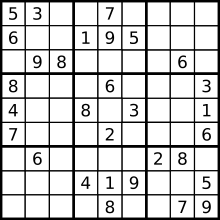
#> input picture sudoku_2.png, 220 x 220 px
$ jupyter execute --allow-errors General.ipynb
#> lines starting #> are read from the running program, lines starting #| are printed output that depends on the picture; after the words box and inside, x2 and y2 are one past the last pixel; in counts of white or black regions, pixels touching at a corner belong together
[cell 1]

from imutils.perspective import four_point_transform
from imutils import contours
import imutils
import cv2
import pytesseract
import numpy as np
import os
import tensorflow as tf
import keras
#> (the rest of this cell did not finish here and is left out)

[cell 2]
image = cv2.imread("sudoku_2.png")
#> image is the input picture: shape (220, 220, 3); min 0, max 255, mean 206.8

[cell 3]
from IPython.display import Image
Image("sudoku_2.png")

[cell 4]
img = imutils.resize(image, height=1000)
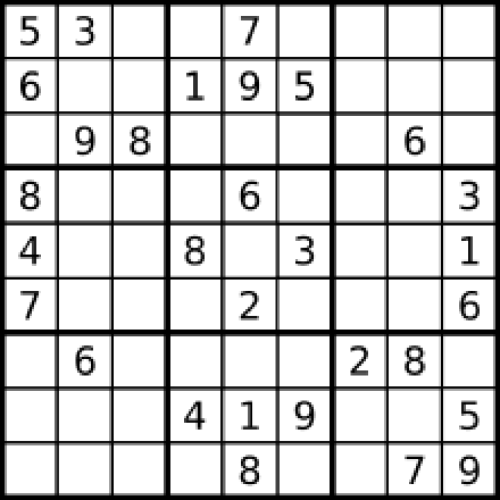
#> img: shape (1000, 1000, 3) (shown at 1/2 size); min 0, max 255, mean 206.7
(thresh, img_bin) = cv2.threshold(img, 128, 255,cv2.THRESH_BINARY,cv2.THRESH_OTSU)
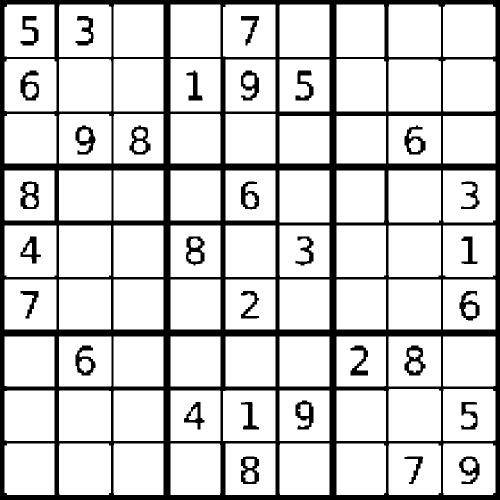
#> img_bin: shape (1000, 1000, 3) (shown at 1/2 size); 81.1% white; 31 black regions, largest, box (x1, y1, x2, y2) and area: (0, 0, 1000, 1000) 161764, (809, 691, 851, 751) 1166, (482, 913, 518, 968) 1081
#> thresh = 128
img_bin = 255 - img_bin

[cell 5]
kernel_length = np.array(img).shape[1]//80
#> kernel_length = 12
verticle_kernel = cv2.getStructuringElement(cv2.MORPH_RECT, (1, kernel_length))
#> verticle_kernel = [1, 1, 1, 1, 1, 1, 1, 1, 1, 1, 1, 1]
hori_kernel = cv2.getStructuringElement(cv2.MORPH_RECT, (kernel_length, 1))
kernel = cv2.getStructuringElement(cv2.MORPH_RECT, (3, 3))

[cell 6]
img_temp1 = cv2.erode(img_bin, verticle_kernel, iterations=3)
#> img_temp1: shape (1000, 1000, 3); 8.5% white; 26 white regions (2 under 20 px), largest, box (x1, y1, x2, y2) and area: (327, 0, 341, 1000) 14000, (659, 0, 673, 1000) 14000, (0, 0, 9, 1000) 9000
verticle_lines_img = cv2.dilate(img_temp1, verticle_kernel, iterations=3)
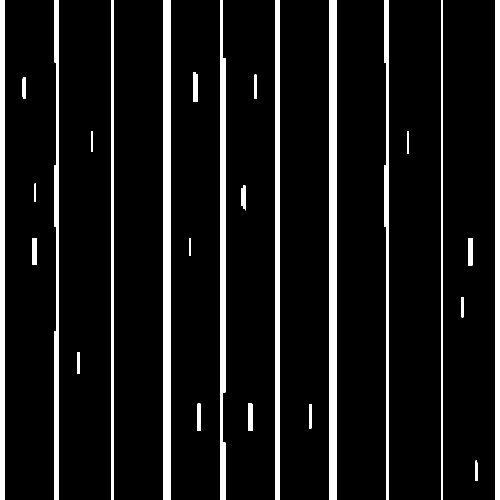
#> verticle_lines_img: shape (1000, 1000, 3) (shown at 1/2 size); 8.9% white; 26 white regions, largest, box (x1, y1, x2, y2) and area: (327, 0, 341, 1000) 14000, (659, 0, 673, 1000) 14000, (0, 0, 9, 1000) 9000
cv2.imwrite("verticle_lines.jpg",verticle_lines_img)
img_temp2 = cv2.erode(img_bin, hori_kernel, iterations=3)
#> img_temp2: shape (1000, 1000, 3); 8.4% white; 20 white regions (6 under 20 px), largest, box (x1, y1, x2, y2) and area: (0, 327, 1000, 341) 14000, (0, 659, 1000, 673) 14000, (0, 990, 1000, 1000) 10000
horizontal_lines_img = cv2.dilate(img_temp2, hori_kernel, iterations=3)
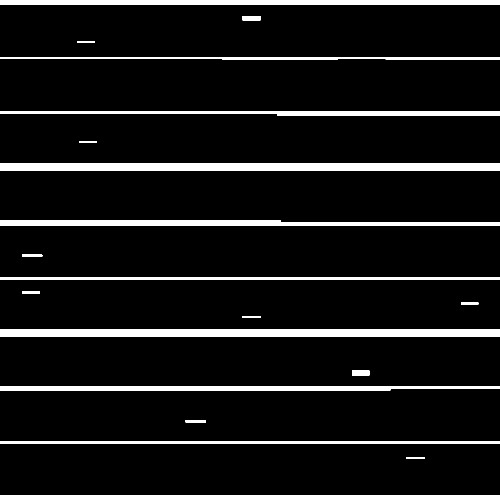
#> horizontal_lines_img: shape (1000, 1000, 3) (shown at 1/2 size); 8.6% white; 20 white regions, largest, box (x1, y1, x2, y2) and area: (0, 327, 1000, 341) 14000, (0, 659, 1000, 673) 14000, (0, 990, 1000, 1000) 10000
cv2.imwrite("horizontal_lines.jpg",horizontal_lines_img)
#> Out = True

[cell 7]
alpha = 0.5
beta = 1.0 - alpha
img_final_bin = cv2.addWeighted(verticle_lines_img, alpha, horizontal_lines_img, beta, 0.0)
img_final_bin = cv2.erode(~img_final_bin, kernel, iterations=2)
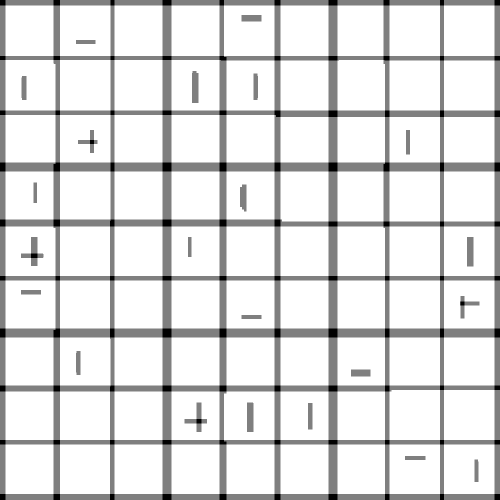
#> img_final_bin: shape (1000, 1000, 3) (shown at 1/2 size); min 0, max 255, mean 222.7
(thresh, img_final_bin) = cv2.threshold(img_final_bin, 128,255, cv2.THRESH_BINARY, cv2.THRESH_OTSU)
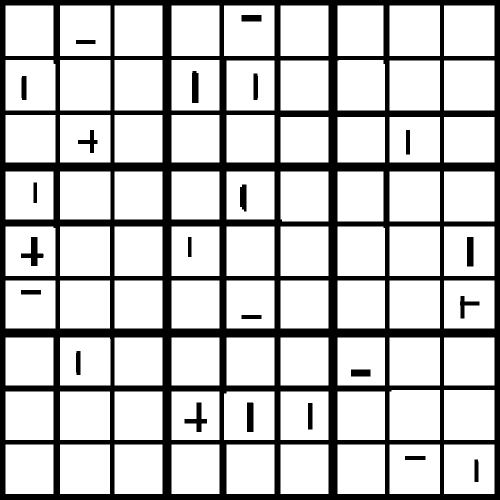
#> img_final_bin: shape (1000, 1000, 3) (shown at 1/2 size); 76.3% white; 23 black regions, largest, box (x1, y1, x2, y2) and area: (0, 0, 1000, 1000) 225714, (42, 474, 87, 532) 1040, (369, 805, 414, 864) 905
cv2.imwrite("img_final_bin.jpg",img_final_bin)
img_final_bin = cv2.cvtColor(img_final_bin, cv2.COLOR_BGR2GRAY)
#> img_final_bin: shape (1000, 1000); 76.3% white; 23 black regions
img_final_bin.dtype
contours, hierarchy = cv2.findContours(img_final_bin, cv2.RETR_TREE, cv2.CHAIN_APPROX_SIMPLE)
#> contours = 103 contours; largest, box (x1, y1, x2, y2) and area: (120, 120, 221, 221) 10000, (888, 11, 989, 112) 10000, (779, 11, 880, 112) 10000, (448, 11, 549, 112) 10000, (120, 11, 221, 112) 10000

[cell 8]
cv2.drawContours(img, contours, -1, (0, 255, 0), 3)
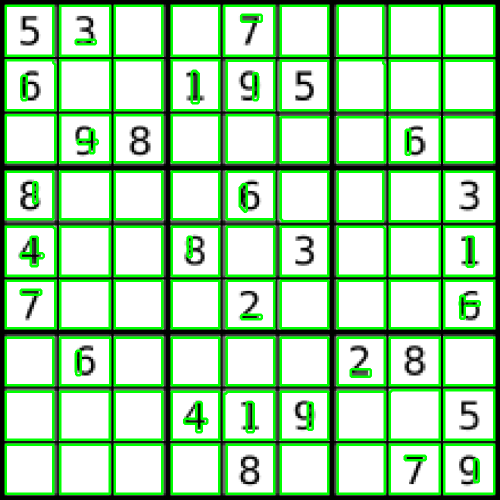
#> img: shape (1000, 1000, 3) (shown at 1/2 size); 16.95% of pixels changed, all inside (x1, y1, x2, y2) = (9, 9, 991, 990)
cv2.imshow('Contours', img)
cv2.waitKey(0)

[cell 9]
idx_list_big = []

idx_big = 0
idx_square = 1

for c in contours:
        # Returns the location and width,height for every contour


    x, y, w, h = cv2.boundingRect(c)

    print(x,y,w,h)

    if (w > 80 and h > 80) and (w < 140 and h < 140):

        print("Large contour detected: is " + str(idx_big))

        new_img = img[y:y+h, x:x+w]
        cv2.imwrite('square_' + str(10-idx_square) + '.png', new_img)

        idx_list_big.append(idx_big)

        idx_square += 1


    idx_big += 1
#> this loop made 103 passes
#> (c, x, y, w, h) on passes 1, 3, 5, 6, 7, 8, 9, 10, 11, 12: ([[888, 889], [888, 987], [988, 987], [988, 889]], 888, 889, 101, 99), ([[779, 889], [779, 987], [879, 987], [879, 889]], 779, 889, 101, 99), ([[675, 889], [675, 987], [769, 987], [769, 889]], 675, 889, 95, 99), ([[561, 889], [561, 987], [656, 987], [656, 889]], 561, 889, 96, 99), ([[453, 889], [453, 987], [548, 987], [548, 889]], 453, 889, 96, 99), ([[343, 889], [343, 987], [438, 987], [438, 889]], 343, 889, 96, 99), ([[229, 889], [229, 987], [324, 987], [324, 889]], 229, 889, 96, 99), ([[120, 889], [120, 987], [219, 987], [219, 889]], 120, 889, 100, 99), ([[11, 889], [11, 987], [106, 987], [106, 889]], 11, 889, 96, 99), ([[675, 783], [675, 879], [769, 879], [769, 783]], 675, 783, 95, 97)
#> (x, y, w, h) on passes 2, 4, 14, 15, 16, 18: (948, 918, 10, 47), (809, 911, 43, 10), (615, 805, 11, 55), (448, 783, 101, 97), (493, 804, 15, 61), (368, 804, 47, 61)
#| 888 889 101 99
#| Large contour detected: is 0
#| 948 918 10 47
#| 779 889 101 99
#| Large contour detected: is 2
#| 809 911 43 10
#| 675 889 95 99
#| Large contour detected: is 4
#| 561 889 96 99
#| Large contour detected: is 5
#> (further printed lines are left out)
#> pass 1, `new_img = img[y:y+h, x:x+w]`:
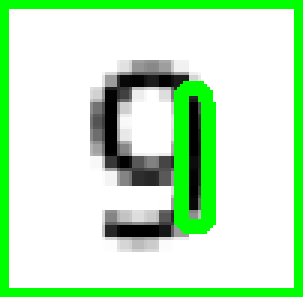
#> new_img: shape (99, 101, 3) (shown 3 times larger); mean B, G, R 192, 235, 192
#> pass 3, `new_img = img[y:y+h, x:x+w]`:
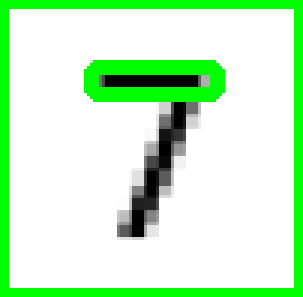
#> new_img: shape (99, 101, 3) (shown 3 times larger); mean B, G, R 200.3, 242.4, 200.3
#> after the loop, idx_big = 103; idx_list_big = 81 values from 0 to 102; idx_square = 82

c = [contours[i] for i in idx_list_big]
#> c = 81 contours; largest, box (x1, y1, x2, y2) and area: (120, 120, 221, 221) 10000, (888, 11, 989, 112) 10000, (779, 11, 880, 112) 10000, (448, 11, 549, 112) 10000, (120, 11, 221, 112) 10000
print(len(c))
#| 81

cv2.drawContours(img, c, -1, (0, 255, 0), 3)
cv2.imshow('Contours', img)
cv2.waitKey(0)
#> Out = 27

[cell 10]
all_squares = []

for square in os.listdir():
    if square.endswith(".png") and square.startswith('square'):

        file_name = os.path.join(square)

        all_squares.append(file_name)

all_squares

[cell 11]
for square in all_squares:

    print(square)

    single_chars = [char for char in square]

    square_no = [int(s) for s in single_chars if s.isdigit()][0]

    newpath = 'C:\\Users\\wolfg\\Documents\\GitHub\\sudoku_solver\\' + str(square_no)

    print(newpath)

[cell 12]
non_empty_list = []

idx = 0

for img in all_squares:

    image = cv2.imread(img)
    image = cv2.cvtColor(image, cv2.COLOR_BGR2GRAY)
    contours, hierarchy = cv2.findContours(image, cv2.RETR_TREE, cv2.CHAIN_APPROX_SIMPLE)

    if len(contours) != 1:

        non_empty_list.append(idx)

    idx += 1

[cell 13]
non_empty_images = [all_squares[i] for i in non_empty_list]

[cell 14]
predictions = []

for idex, img in enumerate(non_empty_images):

        # file = 'C:/Users/wolfg/Documents/GitHub/sudoku_solver/' + img

    image = cv2.imread(img, cv2.IMREAD_GRAYSCALE)
    image = cv2.resize(image, (28, 28))
    image = image.astype('float32')
    image = image.reshape(1, 28, 28, 1)
    image = 255-image
    image /= 255
    pred = loaded_model.predict(image.reshape(1, 28, 28, 1), batch_size=1)
        # print(img + " is a predicted: " + str(pred.argmax()))

    predictions.append(pred.argmax())

    print(img, pred.argmax())

[cell 15]
squares_container = []

parent_path = 'C:\\Users\\wolfg\\Documents\\GitHub\\sudoku_solver'

for square in all_squares:

    single_chars = [char for char in square]

    square_no = [int(s) for s in single_chars if s.isdigit()][0]

    target_path = 'C:\\Users\\wolfg\\Documents\\GitHub\\sudoku_solver\\square_' + str(square_no)

    if not os.path.exists(target_path):

        os.makedirs(target_path)

    img_number = square_no

    im = cv2.imread(square)
    im = cv2.resize(im,(600,600))

    image_prefix = str(img_number) + "-"

    imgheight=im.shape[0]
    imgwidth=im.shape[1]

    y1 = 0
    M = int(imgheight*1/3)
    N = int(imgwidth*1/3)

    os.chdir(target_path)

    for y in range(0,imgheight,M):

        for x in range(0, imgwidth, N):
            y1 = y + M
            x1 = x + N
            tiles = im[y:y+M,x:x+N]

            cv2.rectangle(im, (x, y), (x1, y1), (0, 255, 0))
            cv2.imwrite(image_prefix + str(x) + '_' + str(y)+".png",tiles)

    all_png = []

    for file in os.listdir():
        if file.endswith(".png") and file.startswith(image_prefix):

            file_name = os.path.join(file)

            all_png.append(file_name)

    idx = 0

    non_empty_list = []

    for img in all_png:

        image = cv2.imread(img)
        image = cv2.cvtColor(image, cv2.COLOR_BGR2GRAY)
        contours, hierarchy = cv2.findContours(image, cv2.RETR_TREE, cv2.CHAIN_APPROX_SIMPLE)

        if len(contours) != 1:

            non_empty_list.append(idx)

        idx += 1

    # print(img, len(contours))

    non_empty_images = [all_png[i] for i in non_empty_list]

    empty_images = [i for i in all_png if i not in non_empty_images]

    for empty_image in empty_images:

         os.remove(empty_image)

    non_empty_indices = [i for i, e in enumerate(all_png) if e in non_empty_images]

    empty_indices = [i for i, e in enumerate(all_png) if e in empty_images]

# [11 lines of commented-out code are left out]

    index_list = []

    ax = 0

    for i in range(9):

        if i in non_empty_indices:

            mark = ax

            ax += 1

        else:

            mark = np.NaN

        index_list.append(mark)

    predictions = []

    for idex, img in enumerate(non_empty_images):

        # file = 'C:/Users/wolfg/Documents/GitHub/sudoku_solver/' + img

        image = cv2.imread(img, cv2.IMREAD_GRAYSCALE)
        image = cv2.resize(image, (28, 28))
        image = image.astype('float32')
        image = image.reshape(1, 28, 28, 1)
        image = 255-image
        image /= 255
        pred = loaded_model.predict(image.reshape(1, 28, 28, 1), batch_size=1)
        # print(img + " is a predicted: " + str(pred.argmax()))

        predictions.append(pred.argmax())

    final_mat = np.zeros(9)

    true_counter = 0

    for idex, i in enumerate(index_list):

        if type(i) == int:

            final_mat[idex] = predictions[true_counter]

            true_counter += 1

        elif type(i) == float:

            final_mat[idex] = np.NaN

    final_mat = final_mat.reshape(3,3)

    squares_container.append(final_mat)

    os.chdir(parent_path)

ultra_matrix = np.zeros((9, 3, 3))

for idx,i in enumerate(squares_container):

    ultra_matrix[idx] = i

[cell 16]
column_1 = np.zeros(9)
column_2 = np.zeros(9)
column_3 = np.zeros(9)
column_4 = np.zeros(9)
column_5 = np.zeros(9)
column_6 = np.zeros(9)
column_7 = np.zeros(9)
column_8 = np.zeros(9)
column_9 = np.zeros(9)

column_1[0] = ultra_matrix.transpose(0,1,2)[0][0][0]
column_1[1] = ultra_matrix.transpose(0,1,2)[0][0][1]
column_1[2] = ultra_matrix.transpose(0,1,2)[0][0][2]
column_1[3] = ultra_matrix.transpose(0,1,2)[3][0][0]
column_1[4] = ultra_matrix.transpose(0,1,2)[3][0][1]
column_1[5] = ultra_matrix.transpose(0,1,2)[3][0][2]
column_1[6] = ultra_matrix.transpose(0,1,2)[6][0][0]
column_1[7] = ultra_matrix.transpose(0,1,2)[6][0][1]
column_1[8] = ultra_matrix.transpose(0,1,2)[6][0][2]

column_2[0] = ultra_matrix.transpose(0,1,2)[0][1][0]
column_2[1] = ultra_matrix.transpose(0,1,2)[0][1][1]
column_2[2] = ultra_matrix.transpose(0,1,2)[0][1][2]
column_2[3] = ultra_matrix.transpose(0,1,2)[3][1][0]
column_2[4] = ultra_matrix.transpose(0,1,2)[3][1][1]
column_2[5] = ultra_matrix.transpose(0,1,2)[3][1][2]
column_2[6] = ultra_matrix.transpose(0,1,2)[6][1][0]
column_2[7] = ultra_matrix.transpose(0,1,2)[6][1][1]
column_2[8] = ultra_matrix.transpose(0,1,2)[6][1][2]

column_3[0] = ultra_matrix.transpose(0,1,2)[0][2][0]
column_3[1] = ultra_matrix.transpose(0,1,2)[0][2][1]
column_3[2] = ultra_matrix.transpose(0,1,2)[0][2][2]
column_3[3] = ultra_matrix.transpose(0,1,2)[3][2][0]
column_3[4] = ultra_matrix.transpose(0,1,2)[3][2][1]
column_3[5] = ultra_matrix.transpose(0,1,2)[3][2][2]
column_3[6] = ultra_matrix.transpose(0,1,2)[6][2][0]
column_3[7] = ultra_matrix.transpose(0,1,2)[6][2][1]
column_3[8] = ultra_matrix.transpose(0,1,2)[6][2][2]

column_4[0] = ultra_matrix.transpose(0,1,2)[1][0][0]
column_4[1] = ultra_matrix.transpose(0,1,2)[1][0][1]
column_4[2] = ultra_matrix.transpose(0,1,2)[1][0][2]
column_4[3] = ultra_matrix.transpose(0,1,2)[4][0][0]
column_4[4] = ultra_matrix.transpose(0,1,2)[4][0][1]
column_4[5] = ultra_matrix.transpose(0,1,2)[4][0][2]
column_4[6] = ultra_matrix.transpose(0,1,2)[7][0][0]
column_4[7] = ultra_matrix.transpose(0,1,2)[7][0][1]
column_4[8] = ultra_matrix.transpose(0,1,2)[7][0][2]

column_5[0] = ultra_matrix.transpose(0,1,2)[1][1][0]
column_5[1] = ultra_matrix.transpose(0,1,2)[1][1][1]
column_5[2] = ultra_matrix.transpose(0,1,2)[1][1][2]
column_5[3] = ultra_matrix.transpose(0,1,2)[4][1][0]
column_5[4] = ultra_matrix.transpose(0,1,2)[4][1][1]
column_5[5] = ultra_matrix.transpose(0,1,2)[4][1][2]
column_5[6] = ultra_matrix.transpose(0,1,2)[7][1][0]
column_5[7] = ultra_matrix.transpose(0,1,2)[7][1][1]
column_5[8] = ultra_matrix.transpose(0,1,2)[7][1][2]

column_6[0] = ultra_matrix.transpose(0,1,2)[1][2][0]
column_6[1] = ultra_matrix.transpose(0,1,2)[1][2][1]
column_6[2] = ultra_matrix.transpose(0,1,2)[1][2][2]
column_6[3] = ultra_matrix.transpose(0,1,2)[4][2][0]
column_6[4] = ultra_matrix.transpose(0,1,2)[4][2][1]
column_6[5] = ultra_matrix.transpose(0,1,2)[4][2][2]
column_6[6] = ultra_matrix.transpose(0,1,2)[7][2][0]
column_6[7] = ultra_matrix.transpose(0,1,2)[7][2][1]
column_6[8] = ultra_matrix.transpose(0,1,2)[7][2][2]

column_7[0] = ultra_matrix.transpose(0,1,2)[2][0][0]
column_7[1] = ultra_matrix.transpose(0,1,2)[2][0][1]
column_7[2] = ultra_matrix.transpose(0,1,2)[2][0][2]
column_7[3] = ultra_matrix.transpose(0,1,2)[5][0][0]
column_7[4] = ultra_matrix.transpose(0,1,2)[5][0][1]
column_7[5] = ultra_matrix.transpose(0,1,2)[5][0][2]
column_7[6] = ultra_matrix.transpose(0,1,2)[8][0][0]
column_7[7] = ultra_matrix.transpose(0,1,2)[8][0][1]
column_7[8] = ultra_matrix.transpose(0,1,2)[8][0][2]

column_8[0] = ultra_matrix.transpose(0,1,2)[2][1][0]
column_8[1] = ultra_matrix.transpose(0,1,2)[2][1][1]
column_8[2] = ultra_matrix.transpose(0,1,2)[2][1][2]
column_8[3] = ultra_matrix.transpose(0,1,2)[5][1][0]
column_8[4] = ultra_matrix.transpose(0,1,2)[5][1][1]
column_8[5] = ultra_matrix.transpose(0,1,2)[5][1][2]
column_8[6] = ultra_matrix.transpose(0,1,2)[8][1][0]
column_8[7] = ultra_matrix.transpose(0,1,2)[8][1][1]
column_8[8] = ultra_matrix.transpose(0,1,2)[8][1][2]

column_9[0] = ultra_matrix.transpose(0,1,2)[2][2][0]
column_9[1] = ultra_matrix.transpose(0,1,2)[2][2][1]
column_9[2] = ultra_matrix.transpose(0,1,2)[2][2][2]
column_9[3] = ultra_matrix.transpose(0,1,2)[5][2][0]
column_9[4] = ultra_matrix.transpose(0,1,2)[5][2][1]
column_9[5] = ultra_matrix.transpose(0,1,2)[5][2][2]
column_9[6] = ultra_matrix.transpose(0,1,2)[8][2][0]
column_9[7] = ultra_matrix.transpose(0,1,2)[8][2][1]
column_9[8] = ultra_matrix.transpose(0,1,2)[8][2][2]

[cell 17]
stacked = np.stack((column_1, column_2, column_3, column_4, column_5, column_6, column_7, column_8, column_9), axis=-1)

#> (a cell that did not finish here is left out)

#> (a cell that did not finish here is left out)

[cell 20]
# [5 lines of commented-out code are left out]

[cell 21]
from torchvision import models
import torch

dir(models)

#> (a cell that did not finish here is left out)

[cell 23]
from torchvision import transforms
#> (the rest of this cell did not finish here and is left out)

[cell 24]
# Import Pillow
from PIL import Image
img = Image.open("43.png")
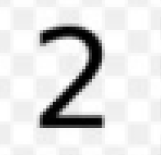
#> input picture 43.png, 161 x 155 px
#> img is the input picture: PIL image 161x155 RGB; min 0, max 255, mean 222.1

[cell 25]
img

#> (a cell that did not finish here is left out)

#> (a cell that did not finish here is left out)

#> (a cell that did not finish here is left out)

[cell 29]
# [5 lines of commented-out code are left out]

[cell 30]
height = []
width = []
idx_liste = []

idx = 0

for i in contours:

    x, y, w, h = cv2.boundingRect(i)

    # print(idx, x, y, w, h)

    idx += 1
#> this loop made 103 passes
#> i on passes 37, 38, 39, 40, 42, 43, 44, 45, 47, 49, 51, 52: [[779, 561], [779, 656], [879, 656], [879, 561]], [[675, 561], [675, 656], [769, 656], [769, 561]], [[561, 561], [561, 656], [656, 656], [656, 561]], [[453, 561], [453, 656], [548, 656], [548, 561]], [[343, 561], [343, 656], [438, 656], [438, 561]], [[229, 561], [229, 656], [324, 656], [324, 561]], [[120, 561], [120, 656], [219, 656], [219, 561]], [[11, 561], [11, 656], [110, 656], [110, 561]], [[888, 453], [888, 551], [988, 551], [988, 453]], [[779, 453], [779, 551], [879, 551], [879, 453]], [[561, 453], [561, 551], [656, 551], [656, 453]], [[453, 453], [453, 551], [548, 551], [548, 453]]

#> (a cell that did not finish here is left out)

[cell 32]
# cv2.imshow('Contours', edges)
# cv2.waitKey(0)

#> (a cell that did not finish here is left out)

[cell 34]
cv2.boundingRect(contours[0])
#> Out = (888, 889, 101, 99)

#> (a cell that did not finish here is left out)

[cell 36]
idx_list = []

idx = 0
for c in contours:
        # Returns the location and width,height for every contour


    x, y, w, h = cv2.boundingRect(c)

    if (w > 130 and h > 150) and (w < 160 and h < 160):

        print("Large contour detected: is " + str(idx))

        new_img = img[y:y+h, x:x+w]
        cv2.imwrite(str(idx) + '.png', new_img)

        idx_list.append(idx)

    idx += 1
#> this loop made 103 passes
#> c on passes 1, 3, 5, 6, 7, 8, 9, 10, 11, 12, 13, 17: [[888, 889], [888, 987], [988, 987], [988, 889]], [[779, 889], [779, 987], [879, 987], [879, 889]], [[675, 889], [675, 987], [769, 987], [769, 889]], [[561, 889], [561, 987], [656, 987], [656, 889]], [[453, 889], [453, 987], [548, 987], [548, 889]], [[343, 889], [343, 987], [438, 987], [438, 889]], [[229, 889], [229, 987], [324, 987], [324, 889]], [[120, 889], [120, 987], [219, 987], [219, 889]], [[11, 889], [11, 987], [106, 987], [106, 889]], [[675, 783], [675, 879], [769, 879], [769, 783]], [[561, 783], [561, 879], [656, 879], [656, 783]], [[343, 783], [343, 879], [438, 879], [438, 783]]

# c = [contours[i] for i in idx_list]

[cell 37]
idx_list = []

idx = 0
for c in contours:
        # Returns the location and width,height for every contour


    x, y, w, h = cv2.boundingRect(c)

    # print(idx,x,y,w,h)

    if (w > 150 and h > 150) and (w < 160 and h < 160):

        print("Large contour detected: is " + str(idx))

        new_img = img[y:y+h, x:x+w]
        cv2.imwrite(str(idx) + '.png', new_img)

        idx_list.append(idx)

    idx += 1

print(len(idx_list))
#| 0

c = [ contours[i] for i in idx_list]

#> (the rest of this cell did not finish here and is left out)

[cell 38]
cv2.imshow('Contours', img_bin)
cv2.waitKey(0)
#> Out = 27

[cell 39]
x, y, w, h = cv2.boundingRect(contours[0])
print(x,y,w,h)
#| 888 889 101 99

[cell 40]
for i in contours:

    print (len(i))
#> this loop made 103 passes
#| 4
#| 10
#| 4
#| 8
#| 4
#| 4
#| 4
#| 4
#> (further printed lines are left out)

[cell 41]
idx_list = []

idx = 0
for c in contours:
        # Returns the location and width,height for every contour


    x, y, w, h = cv2.boundingRect(c)

    print(idx,x,y,w,h)

    if (w > 150 and h > 150) and (w < 160 and h < 160):

        print("Large contour detected: is " + str(idx))

        new_img = img[y:y+h, x:x+w]
        cv2.imwrite(str(idx) + '.png', new_img)

        idx_list.append(idx)

    idx += 1

print(len(idx_list))
#| 0

c = [ contours[i] for i in idx_list]

#> (the rest of this cell did not finish here and is left out)
